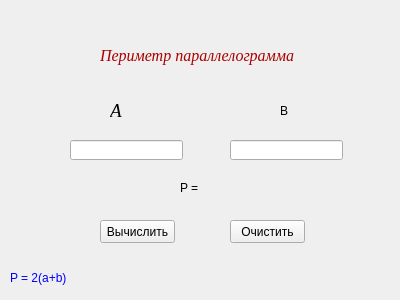
<?xml version="1.0" encoding="UTF-8"?>
<ui version="4.0">
 <class>Form</class>
 <widget class="QWidget" name="Form">
  <property name="geometry">
   <rect>
    <x>0</x>
    <y>0</y>
    <width>400</width>
    <height>300</height>
   </rect>
  </property>
  <property name="windowTitle">
   <string>Form</string>
  </property>
  <property name="styleSheet">
   <string notr="true">font: 75 italic 10pt &quot;Times New Roman&quot;;</string>
  </property>
  <widget class="QPushButton" name="pushButton">
   <property name="geometry">
    <rect>
     <x>230</x>
     <y>220</y>
     <width>75</width>
     <height>23</height>
    </rect>
   </property>
   <property name="text">
    <string>Очистить</string>
   </property>
  </widget>
  <widget class="QPushButton" name="pushButton_2">
   <property name="geometry">
    <rect>
     <x>100</x>
     <y>220</y>
     <width>75</width>
     <height>23</height>
    </rect>
   </property>
   <property name="styleSheet">
    <string notr="true"/>
   </property>
   <property name="text">
    <string>Вычислить</string>
   </property>
  </widget>
  <widget class="QLabel" name="label">
   <property name="geometry">
    <rect>
     <x>110</x>
     <y>100</y>
     <width>21</width>
     <height>21</height>
    </rect>
   </property>
   <property name="font">
    <font>
     <family>Times New Roman</family>
     <pointsize>14</pointsize>
     <weight>9</weight>
     <italic>true</italic>
     <bold>false</bold>
    </font>
   </property>
   <property name="styleSheet">
    <string notr="true">font: 75 italic 14pt &quot;Times New Roman&quot;;</string>
   </property>
   <property name="text">
    <string>А</string>
   </property>
  </widget>
  <widget class="QLabel" name="label_2">
   <property name="geometry">
    <rect>
     <x>280</x>
     <y>100</y>
     <width>21</width>
     <height>21</height>
    </rect>
   </property>
   <property name="styleSheet">
    <string notr="true">font: 75 italic 14pt &quot;Times New Roman&quot;;</string>
   </property>
   <property name="text">
    <string>В</string>
   </property>
  </widget>
  <widget class="QLineEdit" name="lineEdit">
   <property name="geometry">
    <rect>
     <x>230</x>
     <y>140</y>
     <width>113</width>
     <height>20</height>
    </rect>
   </property>
  </widget>
  <widget class="QLineEdit" name="lineEdit_2">
   <property name="geometry">
    <rect>
     <x>70</x>
     <y>140</y>
     <width>113</width>
     <height>20</height>
    </rect>
   </property>
  </widget>
  <widget class="QLabel" name="label_3">
   <property name="geometry">
    <rect>
     <x>100</x>
     <y>40</y>
     <width>201</width>
     <height>31</height>
    </rect>
   </property>
   <property name="font">
    <font>
     <family>Times New Roman</family>
     <pointsize>12</pointsize>
     <weight>9</weight>
     <italic>true</italic>
     <bold>false</bold>
    </font>
   </property>
   <property name="styleSheet">
    <string notr="true">font: 75 italic 12pt &quot;Times New Roman&quot;;
color: rgb(170, 0, 0);</string>
   </property>
   <property name="text">
    <string>Периметр параллелограмма</string>
   </property>
  </widget>
  <widget class="QLabel" name="label_4">
   <property name="geometry">
    <rect>
     <x>180</x>
     <y>180</y>
     <width>181</width>
     <height>16</height>
    </rect>
   </property>
   <property name="styleSheet">
    <string notr="true">font: 75 italic 14pt &quot;Times New Roman&quot;;</string>
   </property>
   <property name="text">
    <string>P =</string>
   </property>
  </widget>
  <widget class="QLabel" name="Formula">
   <property name="geometry">
    <rect>
     <x>10</x>
     <y>270</y>
     <width>91</width>
     <height>16</height>
    </rect>
   </property>
   <property name="styleSheet">
    <string notr="true">font: 75 italic 14pt &quot;Times New Roman&quot;;
color: rgb(0, 0, 255);</string>
   </property>
   <property name="text">
    <string>P = 2(a+b)</string>
   </property>
  </widget>
 </widget>
 <resources/>
 <connections/>
</ui>
